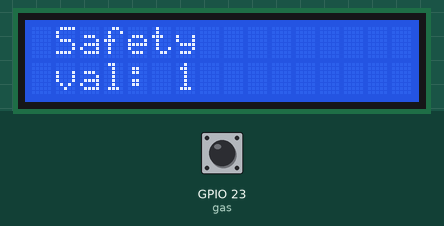
The program below on a simulated ESP32 board running MicroPython. Parts: 16×2 character LCD. The inputs (shaded band) are chosen by the test bench; at power-on: GPIO 23 (gas) HIGH. Library files of the repository ran but are not shown: i2c_lcd.py, lcd_api.py; what the program prints to the serial console is not drawn.

Above: at 1.2 s.
1.3 s: GPIO 23 (gas) pulled LOW for 0.15 s
At 1.45 s:
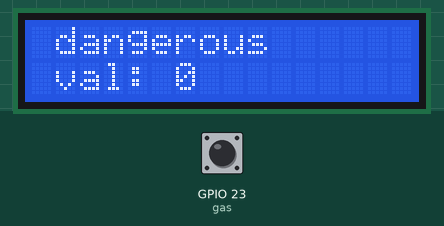
3.0 s: GPIO 23 (gas) pulled LOW for 3.2 s
7.7 s: GPIO 23 (gas) pulsed LOW 2 times (0.12 s each, 0.3 s apart)
Timing chart, 0 to 10.7 s (numbered marks = the images above; inputs shaded):
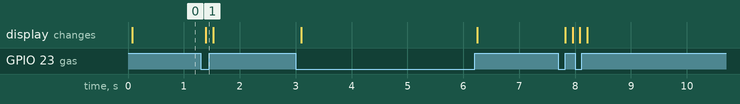

Measured:
- after the input at 1.3 s, the display: changes after 0.09 s (image 1)

The program:

gas_alarm.py
```python
"""
Project 8.2 — Gas Alarm System
================================
Displays "Safety" on the LCD in normal conditions.
When the MQ2 gas sensor detects dangerous gas, displays "dangerous".

⚠️  REQUIRED: Upload i2c_lcd.py and lcd_api.py to ESP32 first!

Pins:
  LCD1602 via I2C: SDA = GPIO 21, SCL = GPIO 22
  Gas Sensor (MQ2) = GPIO 23
"""

from time import sleep_ms, ticks_ms
from machine import SoftI2C, Pin
from i2c_lcd import I2cLcd
import time

# LCD setup
DEFAULT_I2C_ADDR = 0x27
i2c = SoftI2C(scl=Pin(22), sda=Pin(21), freq=100000)
lcd = I2cLcd(i2c, DEFAULT_I2C_ADDR, 2, 16)

# Gas sensor setup (digital read)
gas = Pin(23, Pin.IN, Pin.PULL_UP)

while True:
    gas_val = gas.value()
    print("gas =", gas_val)

    # Show gas value on LCD line 2
    lcd.move_to(1, 1)
    lcd.putstr('val: {}'.format(gas_val))

    # Show status on LCD line 1
    if gas_val == 1:
        lcd.move_to(1, 0)
        lcd.putstr('Safety   ')       # Spaces to clear old text
    else:
        lcd.move_to(1, 0)
        lcd.putstr('dangerous')

    time.sleep(0.1)
```
